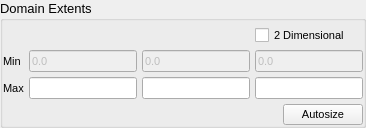
    <widget class="QGroupBox" name="groupBox">
     <property name="font">
      <font>
       <pointsize>10</pointsize>
      </font>
     </property>
     <property name="title">
      <string>Domain Extents</string>
     </property>
     <property name="flat">
      <bool>true</bool>
     </property>
     <layout class="QGridLayout" name="gridLayout_7">
      <property name="leftMargin">
       <number>0</number>
      </property>
      <property name="topMargin">
       <number>5</number>
      </property>
      <property name="rightMargin">
       <number>0</number>
      </property>
      <property name="bottomMargin">
       <number>0</number>
      </property>
      <property name="spacing">
       <number>5</number>
      </property>
      <item row="0" column="3">
       <widget class="CheckBox" name="checkbox_keyword_no_k">
        <property name="font">
         <font>
          <pointsize>8</pointsize>
         </font>
        </property>
        <property name="text">
         <string>2 Dimensional</string>
        </property>
       </widget>
      </item>
      <item row="1" column="0">
       <widget class="QLabel" name="label_26">
        <property name="font">
         <font>
          <pointsize>8</pointsize>
         </font>
        </property>
        <property name="text">
         <string>Min</string>
        </property>
       </widget>
      </item>
      <item row="1" column="1">
       <widget class="LineEdit" name="lineedit_xmin">
        <property name="enabled">
         <bool>false</bool>
        </property>
        <property name="font">
         <font>
          <pointsize>8</pointsize>
         </font>
        </property>
        <property name="text">
         <string>0.0</string>
        </property>
       </widget>
      </item>
      <item row="1" column="2">
       <widget class="LineEdit" name="lineedit_ymin">
        <property name="enabled">
         <bool>false</bool>
        </property>
        <property name="font">
         <font>
          <pointsize>8</pointsize>
         </font>
        </property>
        <property name="text">
         <string>0.0</string>
        </property>
       </widget>
      </item>
      <item row="1" column="3">
       <widget class="LineEdit" name="lineedit_zmin">
        <property name="enabled">
         <bool>false</bool>
        </property>
        <property name="font">
         <font>
          <pointsize>8</pointsize>
         </font>
        </property>
        <property name="text">
         <string>0.0</string>
        </property>
       </widget>
      </item>
      <item row="2" column="0">
       <widget class="QLabel" name="label_27">
        <property name="font">
         <font>
          <pointsize>8</pointsize>
         </font>
        </property>
        <property name="text">
         <string>Max</string>
        </property>
       </widget>
      </item>
      <item row="2" column="1">
       <widget class="LineEdit" name="lineedit_keyword_xlength">
        <property name="font">
         <font>
          <pointsize>8</pointsize>
         </font>
        </property>
       </widget>
      </item>
      <item row="2" column="2">
       <widget class="LineEdit" name="lineedit_keyword_ylength">
        <property name="font">
         <font>
          <pointsize>8</pointsize>
         </font>
        </property>
       </widget>
      </item>
      <item row="2" column="3">
       <widget class="LineEdit" name="lineedit_keyword_zlength">
        <property name="font">
         <font>
          <pointsize>8</pointsize>
         </font>
        </property>
       </widget>
      </item>
      <item row="3" column="0" colspan="4">
       <widget class="QFrame" name="frame_8">
        <property name="frameShape">
         <enum>QFrame::NoFrame</enum>
        </property>
        <property name="frameShadow">
         <enum>QFrame::Raised</enum>
        </property>
        <layout class="QHBoxLayout" name="horizontalLayout_5">
         <property name="spacing">
          <number>0</number>
         </property>
         <property name="margin">
          <number>0</number>
         </property>
         <item>
          <spacer name="horizontalSpacer_3">
           <property name="orientation">
            <enum>Qt::Horizontal</enum>
           </property>
           <property name="sizeHint" stdset="0">
            <size>
             <width>40</width>
             <height>20</height>
            </size>
           </property>
          </spacer>
         </item>
         <item>
          <widget class="QPushButton" name="pushbutton_mesh_autosize">
           <property name="font">
            <font>
             <pointsize>8</pointsize>
            </font>
           </property>
           <property name="text">
            <string>Autosize</string>
           </property>
          </widget>
         </item>
        </layout>
       </widget>
      </item>
     </layout>
    </widget>
